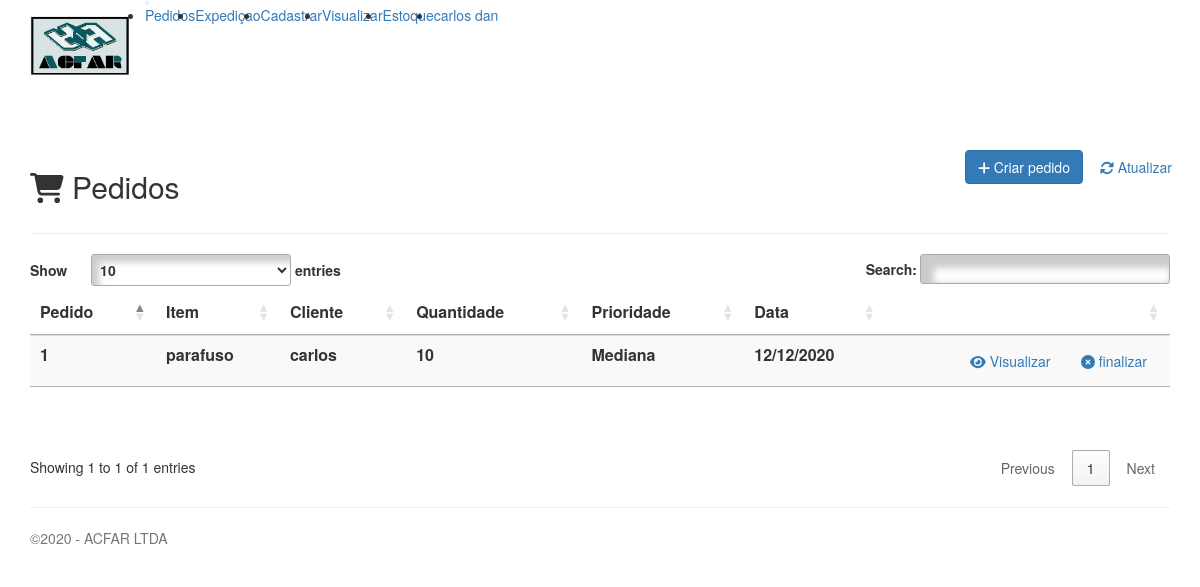
The page /pedidos/pedidos.php (signed in) on the database its author committed.
### tables this page shows
CREATE TABLE IF NOT EXISTS `pedidos` (
  `id` int(11) NOT NULL AUTO_INCREMENT,
  `id_vendedor` int(11) DEFAULT NULL,
  `id_cadastro` int(11) DEFAULT NULL,
  `id_produto` int(11) NOT NULL,
  `quantidade` int(11) DEFAULT NULL,
  `transportadora` varchar(50) DEFAULT NULL,
  `valor` float DEFAULT NULL,
  `data_pedido` datetime DEFAULT NULL,
  `prioridade` varchar(50) DEFAULT NULL,
  PRIMARY KEY (`id`),
  KEY `id_vendedor` (`id_vendedor`),
  KEY `id_produto` (`id_produto`),
  KEY `id_cadastro` (`id_cadastro`)
);

CREATE TABLE IF NOT EXISTS `produtos` (
  `id` int(11) NOT NULL AUTO_INCREMENT,
  `id_usuario` int(11) DEFAULT NULL,
  `nome` varchar(70) DEFAULT NULL,
  `quantidade` int(11) DEFAULT NULL,
  `descricao` varchar(70) DEFAULT NULL,
  `preco` double DEFAULT NULL,
  `marca` varchar(45) DEFAULT NULL,
  `criado` datetime DEFAULT NULL,
  `modificado` datetime DEFAULT NULL,
  `entrada_merdoria` datetime DEFAULT NULL,
  PRIMARY KEY (`id`),
  KEY `id_usuario` (`id_usuario`)
);

CREATE TABLE IF NOT EXISTS `cadastros` (
  `id` int(11) NOT NULL AUTO_INCREMENT,
  `nome` varchar(50) DEFAULT NULL,
  `sobrenome` varchar(45) DEFAULT NULL,
  `endereco` varchar(70) DEFAULT NULL,
  `cidade` varchar(45) DEFAULT NULL,
  `bairro` varchar(45) DEFAULT NULL,
  `numero` int(11) DEFAULT NULL,
  `estado` varchar(45) DEFAULT NULL,
  `cep` varchar(9) DEFAULT NULL,
  `criado` datetime DEFAULT NULL,
  `modificado` datetime DEFAULT NULL,
  PRIMARY KEY (`id`)
);

### pedidos/functions.php (called while the page is built, shortened)
<?php
function bd()
{
    $pedidos = find_all('pedidos');
}
function find_all($table)
{
    return find($table);
}
function find($table = null, $id = null)
{
    $link = open_database();
    $found = null;
    try {
        if ($id) {
            $sql = "SELECT * FROM " . $table . " WHERE id " . $id;
            $exec = $link->query($sql);
            if ($exec->num_rows > 0) {
                $found = $exec->fetch_assoc();
            }
        } else {
            $sql = "SELECT * FROM " . $table;
            $exec = $link->query($sql);
            if ($exec->num_rows > 0) {
                $found = $exec->fetch_all(MYSQLI_ASSOC);
            }
        }
    } catch (Exception $e) {
        $_SESSION['message'] = $e->getMessage();
        $_SESSION['type'] = 'danger';
    }
    return $found;
}

### produto/functions.php (called while the page is built, shortened)
<?php
function find($table = null, $id = null)
{
    $link = open_database();
    $found = null;
    try {
        if ($id) {
            $sql = "SELECT * FROM " . $table . " WHERE id = " . $id;
            $exec = $link->query($sql);
            if ($exec->num_rows > 0) {
                $found = $exec->fetch_assoc();
            }
        } else {
            $sql = "SELECT * FROM " . $table;
            $exec = $link->query($sql);
            if ($exec->num_rows > 0) {
                $found = $exec->fetch_all(MYSQLI_ASSOC);
            }
        }
    } catch (Exception $e) {
        $_SESSION['message'] = $e->getMessage();
        $_SESSION['type'] = 'danger';
    }
    return $found;
}
function view($id){
    $produto = find('produtos',$id);
}
?>

### cadastro/functions.php (called while the page is built, shortened)
<?php
function find($table = null, $id = null)
{
    $link = open_database();
    $found = null;
    try {
        if ($id) {
            $sql = "SELECT * FROM " . $table . " WHERE id = " . $id;
            $exec = $link->query($sql);
            if ($exec->num_rows > 0) {
                $found = $exec->fetch_assoc();
            }
        } else {
            $sql = "SELECT * FROM " . $table;
            $exec = $link->query($sql);
            if ($exec->num_rows > 0) {
                $found = $exec->fetch_all(MYSQLI_ASSOC);
            }
        }
    } catch (Exception $e) {
        $_SESSION['message'] = $e->getMessage();
        $_SESSION['type'] = 'danger';
    }
    return $found;
}
function view($id){
    $cadastro = find('cadastros',$id);
}
?>

### pedidos/pedidos.php (the view, shortened to what this page needs)
<?php
require_once 'functions.php';
require_once '../cadastro/functions.php';
require_once '../usuarios/functions.php';
require_once '../produto/functions.php';
require_once 'view.php';
bd();
?>
<div class="container">
<link rel="stylesheet" href="pedidos6.css">
<main>
    <div class="modal fade" id="exampleModal" tabindex="-1" role="dialog" aria-labelledby="exampleModalLabel"
         aria-hidden="true">
                                    <?php
                                    if ($cadastros) {
                                        foreach ($cadastros as $cadastro) {
                                            echo '<option value="' . $cadastro['id'] . '" >' .
                                                $cadastro['nome'] . '</option> ';
                                        } ?>
                                    <?php } ?>
                                    <?php
                                    if ($produtos) {
                                        foreach ($produtos as $produto) {
                                            echo '<option value="' . $produto['id'] . '" >' .
                                                $produto['nome'] . '</option> ';
                                        }
                                    }
                                    ?>
    </div>
    <header style="margin-top: 60px">
        <div class="row">
            <div class="col-sm-6">
                <h2 class="display-4"><i class="fas fa-shopping-cart"></i> Pedidos</h2>
            </div>
            <div class="col-sm text-right">
                <a class="btn btn-primary" type="button" data-toggle="modal" data-target="#exampleModal"><i
                            class="fas fa-plus"></i> Criar pedido</a>
                <a class="btn btn-dark" href="pedidos.php"><i class="fas fa-sync-alt"></i> Atualizar</a>
            </div>
        </div>
    </header>
    <hr>
    <table class="table table-hover table-striped" id="pedidos" style="margin-bottom: 60px">
        <thead class="bg-gradient-info">
        <tr>
            <th scope="col">Pedido</th>
            <th scope="col">Item</th>
            <th scope="col">Cliente</th>
            <th scope="col">Quantidade</th>
            <th scope="col">Prioridade</th>
            <th scope="col">Data</th>
            <th class="text-right" scope="col"></th>
        </tr>
        </thead>
        <tbody style="margin-bottom: auto">
        <?php
        if ($pedidos) {
            foreach ($pedidos as $pedido) {
                ?>
                <div class="conteudo">
                    <tr>
                        <th><?php echo $pedido['id'] ?></th>
                        <th><?php
                            \Produtos\view($pedido['id_produto']);
                            echo $produto['nome'];
                            ?></th>
                        <th><?php
                            \Clientes\view($pedido['id_cadastro']);
                            $nomeCliente = $cadastro['nome'] ;
                            echo $cadastro['nome'] ;
                            ?></th>
                        <th><?php echo $pedido['quantidade'] ?></th>
                        <th><?php echo $pedido['prioridade'] ?></th>
                        <th>
                            <?php
                            $date = new DateTime( $pedido['data_pedido'] );
                            echo $date-> format( 'd/m/Y' );
                            ?>
                        </th>
<?php
$nomeVendedor = $pedido['id_vendedor'] ;
?>
                        <th class="actions text-right" >
                            <a class="btn btn-outline-success" type="button" data-toggle="modal" data-target="#exampleModal3"
                               data-whatever="<?php echo $pedido['id']; ?>"
                               data-whateverid2="<?php echo $pedido['id']; ?> "
                               data-whateveridcadastro="<?php echo $nomeCliente; ?>"
                               data-whateveridvendedor="<?php echo $nomeVendedor; ?>"
                               data-whateveridproduto="<?php echo $produto['nome']; ?>"
                               data-whateverquantidade="<?php echo $pedido['quantidade']; ?>"
                               data-whatevertransportadora="<?php echo $pedido['transportadora']; ?>"
                               data-whatevervalor="<?php echo $pedido['valor']; ?>"
                               data-whateverprioridade="<?php echo $pedido['prioridade']; ?>"><i class="fas fa-eye"></i>
                                Visualizar</a>
                            <a class="btn btn-outline-danger" href="delete.php?id=<?php echo $pedido['id']; ?>"><i
                                        class="fa fa-times-circle"></i> finalizar</a>
                        </th>
                    </tr>
                </div>
                <?php
            }
        }
        ?>
        </tbody>
    </table>
</div>

### css/estile.css (style rules this page uses)
* { margin: 0; padding: 0; }
main { height:700px; }
main,img { width: 100%; height: 200px; }

### pedidos/pedidos6.css (style rules this page uses)
.col-sm { color:white; }

### rows shown on the page
pedidos: id "1", id_produto.nome "parafuso", id_cadastro.nome "carlos", quantidade "10", prioridade "Mediana", data_pedido "12/12/2020"

### other values the page prints
$_SESSION['usuario'] "carlos dan"
